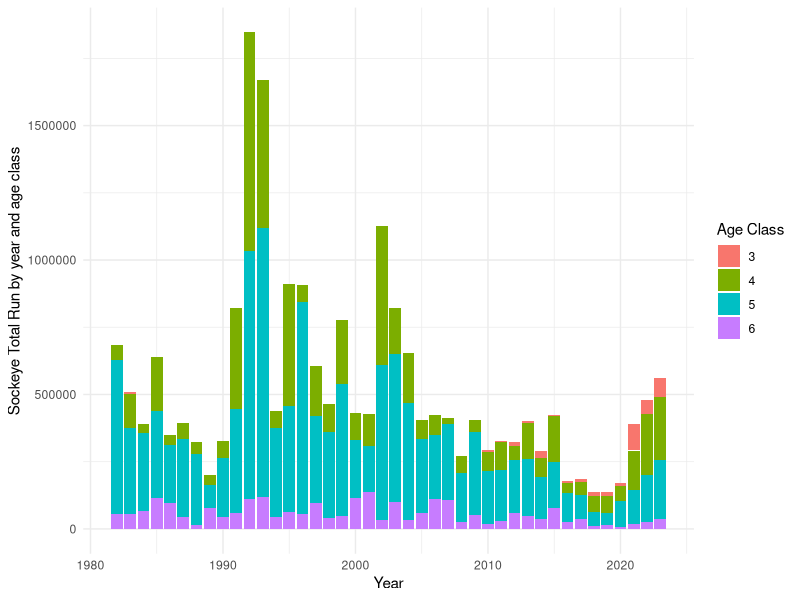
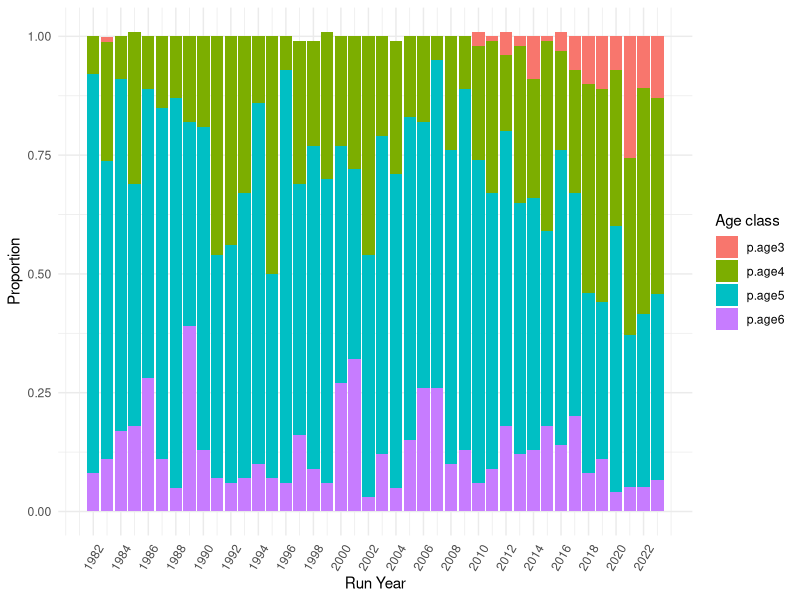

Write R code to recreate these figures, in order. (Note: this script raises an error after producing the figures.)
# Code to process (1) Meziadin sockeye run by age data and (2) escapement and total return data
# for Meziadin-specific sockeye run forecast using ForecastR
library(tidyverse)

# Read in Meziadin/Nass TE/TR data:
mez_nass_TR_TE <- read_csv("data/nass vs mez TR TE new.csv") %>%
  filter(type == "Total Return") %>%
  drop_na("Meziadin") %>%
  rename(runyear = year)

# Wide format to have total run and escapement as columns
TR_TE_wide <- pivot_wider(mez_nass_TR_TE, names_from = type, values_from = c(Meziadin, Nass)) %>%
  subset(select = -c(`Nass_Total Return`, mez.p, non.mez))

# Read new data (to 2023)
datanew <- read.csv("data/TRTC-Results--Nass-Sockeye_kke.csv") %>%
  filter(CU_Name == "Meziadin") %>%
  subset(select = -c(CU, SpeciesId, T_Idx_E, ExpFactor1, ExpFactor2, AdjSum, ObsE,
                     ExpFactor3, TE, CDN.Harvest, CDN.ER, Q1, Q2, Q3, ER.Indicator,
                     ER.Indicator.Lookup, ER.Source, StatArea, TRTC, Total.Harvest,
                     Total.ER, CU_Name)) %>%
  filter(Year %in% c("2018", "2019", "2020", "2021", "2022", "2023")) %>%
  rename(runyear = Year, `Meziadin_Total Return` = Total.Run)%>%
  mutate(`Meziadin_Total Return` = as.numeric(gsub(",","",`Meziadin_Total Return`)))

# Merge old and new data (without ages):
all_mezdata <- bind_rows(TR_TE_wide, datanew)

# Read in Meziadin by age data:
mez_age <- read_csv("data/Mez scale data - Andy.csv") %>%
  rename(runyear = Year)
# new data to 2022
mez_age_2 <- read_csv("data/Mez ages for Andy.csv") %>%
  filter(Year %in% c("2020", "2021", "2022")) %>%
  rename(runyear = Year) %>%
  #add row for 2023 with age percentages using the mean from the last 5y (2018-2022)
  add_row(runyear = 2023, AgeComp = "MeziadinAnnual", RunAge3 = 0.1288244, RunAge4 = 0.4137336, RunAge5 = 0.3906876, RunAge6 = 0.06675444,
          RunAge7 = 0, Total = 1.00)

mez_age <- rbind(mez_age, mez_age_2)

# Merge the two dataframes 
all_mezdata <- merge(all_mezdata, mez_age, by = "runyear") %>%
  subset(select = -c(RunAge7, AgeComp)) %>%
  # add sockeye escapement for each age class (total * percent age)
  # add sockeye total return number for each age class
  mutate("3" = RunAge3*`Meziadin_Total Return`,
         "4" = RunAge4*`Meziadin_Total Return`,
         "5" = RunAge5*`Meziadin_Total Return`,
         "6" = RunAge6*`Meziadin_Total Return`) %>%
  # column name for percentages
  rename(p.age3 = RunAge3, p.age4 = RunAge4, p.age5 = RunAge5, p.age6 = RunAge6)

# Format for plotting
all_mezdata_long <- all_mezdata %>%
  pivot_longer(cols = "3":"6", names_to = "tr_ageclass", values_to = "tr_count") %>%
  rename(`Age Class` = tr_ageclass)

prop_ages <- all_mezdata %>%
  pivot_longer(cols = "p.age3":"p.age6", names_to = "Age class", values_to = "proportion_age")

# Plot total run by year with age classes:
ggplot(all_mezdata_long, aes(x = runyear, y = tr_count, fill = `Age Class`)) +
  geom_col() +
  xlab("Year") +
  ylab("Sockeye Total Run by year and age class") +
  theme_minimal()

# Proportion of age classes by year
ggplot(prop_ages, aes(x = runyear, y = proportion_age, fill = `Age class`))+
  geom_col() +
  theme_minimal() +
  xlab("Run Year") +
  ylab("Proportion")+
  scale_x_continuous(breaks = round(seq(min(prop_ages$runyear), max(prop_ages$runyear), 
                                        by = 2),1)) +
  theme(axis.text.x = element_text(angle = 60, vjust = 0.5))


# FORMATTING FOR FORECASTR ------------------------------------------------


# Format identical to ForecastR example - removing escapement and just include total return data,
# add columns for stock, species etc

mez_forecastr <- all_mezdata_long %>%
  subset(select = -c(p.age3, p.age4, p.age5, p.age6, Total, 
                     `Meziadin_Total Return`)) %>%
  rename(Run_Year = runyear, Age_Class = `Age Class`, Average_Terminal_Run = tr_count) %>%
  #filter(Age_Class != "3") %>% # remove age class 3 (for now..) because lots of zeros for this age class
  mutate(Brood_Year = Run_Year - as.numeric(Age_Class),
         Stock_Name = "Meziadin",
         Stock_Species = "Sockeye",
         Stock_Abundance = "Terminal Run",
         Forecasting_Year = "2024") %>%
  select(Stock_Name, Stock_Species, Stock_Abundance, Forecasting_Year, Run_Year, Brood_Year,
         Age_Class, Average_Terminal_Run) %>%
  mutate(Average_Terminal_Run = ifelse(is.na(Average_Terminal_Run), 0, Average_Terminal_Run))


# remove values from columns 1-4, except for the first row
mez_forecastr <- mez_forecastr %>%
  mutate(
    Stock_Name = ifelse(row_number() == 1, Stock_Name, ""),
    Stock_Species = ifelse(row_number() == 1, Stock_Species, ""),
    Stock_Abundance = ifelse(row_number() == 1, Stock_Abundance, ""),
    Forecasting_Year = ifelse(row_number() == 1, Forecasting_Year, "")
  ) %>%
  mutate(Average_Terminal_Run = replace(Average_Terminal_Run, Average_Terminal_Run==0, 1))

write.csv(mez_forecastr, "~/coastland/nass-data-summaries/data/mez_forecastr.csv", row.names = FALSE)
